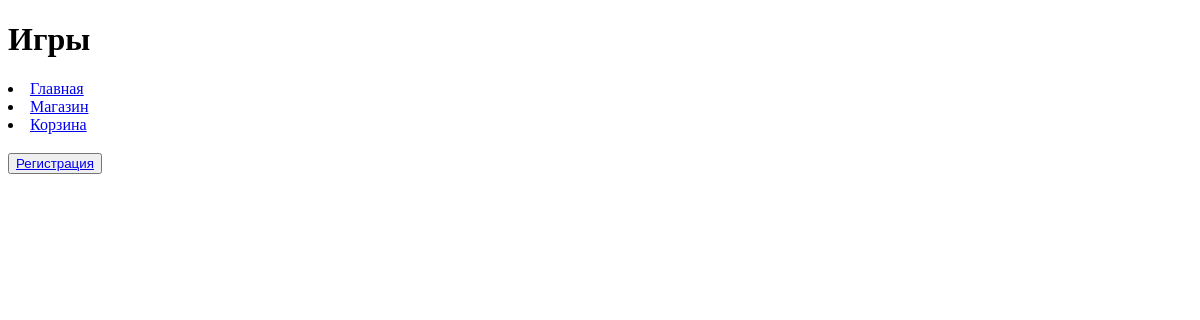
The page /platform/games/ on the database as committed earlier.
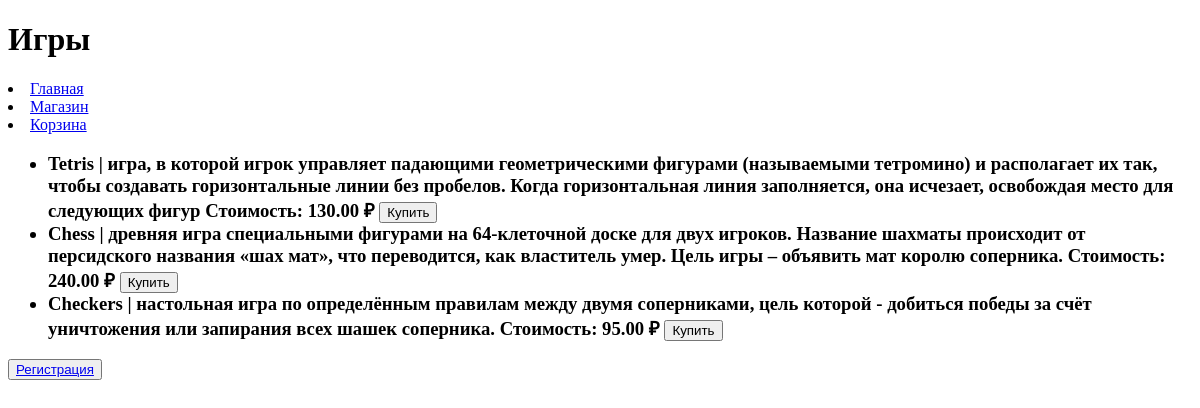
The same page on the database as committed later.
### task1/models.py (models this page shows)
class Game(models.Model):
    title = models.CharField(max_length=100)  # название игры
    cost = models.DecimalField(max_digits=10, decimal_places=2)  # цена игры
    size = models.DecimalField(max_digits=15, decimal_places=3)  # размер файлов игры
    description = models.TextField()  # описание
    age_limited = models.BooleanField(default=False)  # ограничение возраста 18+
    buyer = models.ManyToManyField(Buyer)  # покупатели игры

### task1/views.py (the view)
# urls.py: path('platform/games/', games_view, name='page_games'),
def games_view(request):
    context = {'games': Game.objects.all()}
    return render(request, 'first_task/games.html', context)

### templates/first_task/games.html (shortened to what this page needs)
{% extends "first_task/menu.html" %}
{% block pagename %}Игры{% endblock %}
{% block content %}
<ul>
  {% for game in games %}
    <li>{{ game.title }} | {{ game.description }} Стоимость: {{ game.cost }} ₽ <button>Купить</button></li>
  {% endfor %}
</ul>
{% endblock %}

### templates/first_task/menu.html (shortened to what this page needs)
<!DOCTYPE html>
<html lang="ru">
<head>
</head>
<body>
    <h1>
        {% block pagename %}{% endblock %}
    </h1>
        {% block menu %}
            <li> <a href="{% url 'page_main' %}">Главная</a>
            <li> <a href="{% url 'page_games' %}">Магазин</a>
            <li> <a href="{% url 'page_cart' %}">Корзина</a>
        {% endblock %}
    <h3>
        {% block content %}{% endblock %}
    </h3>
        {% block registrations %}
            <button> <a href="{% url 'registration' %}"> Регистрация </a> </button>
        {% endblock %}
</body>
</html>

Rows that differ between the two databases and show on the page:
added Game: title "Tetris", description "игра, в которой игрок управляет падающими геометрическими фигурами (называемыми тетромино) и располагает их так, чтобы создавать горизонтальные линии без пробелов. Когда горизонтальная линия заполняется, она исчезает, освобождая место для следующих фигур", cost "130.00"
added Game: title "Chess", description "древняя игра специальными фигурами на 64-клеточной доске для двух игроков. Название шахматы происходит от персидского названия «шах мат», что переводится, как властитель умер. Цель игры – объявить мат королю соперника.", cost "240.00"
added Game: title "Checkers", description "настольная игра по определённым правилам между двумя соперниками, цель которой - добиться победы за счёт уничтожения или запирания всех шашек соперника.", cost "95.00"
